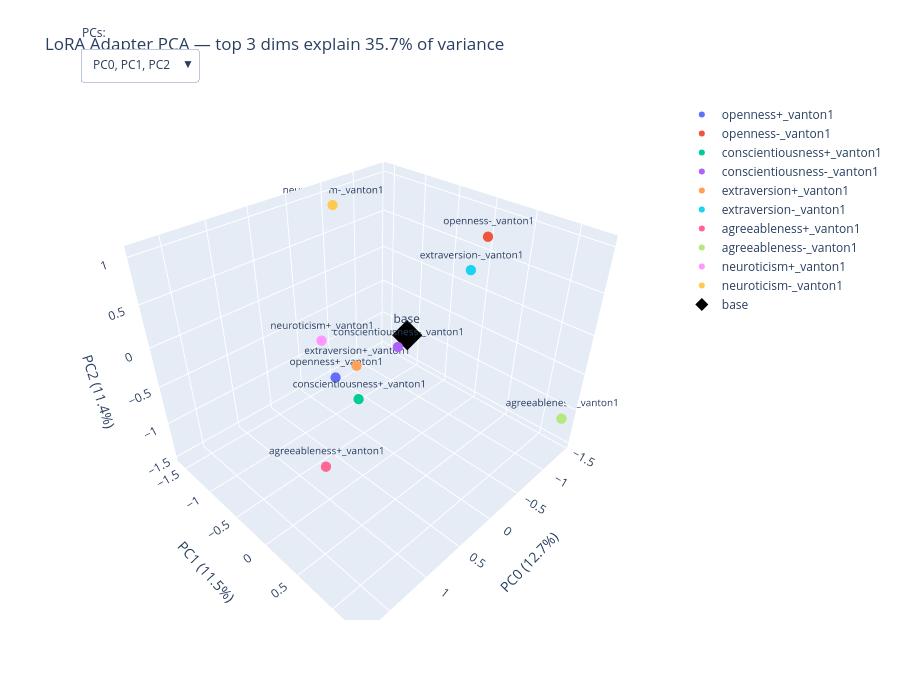

Here is the notebook cell this chart was saved with:
### Code cell
import plotly.graph_objects as go

# Re-pull from pca_result so this cell is self-contained
coords = pca_result.input_coords
explained = pca_result.explained_variance
persona_names = persona_collection.names

print(f"coords.shape={tuple(coords.shape)}, explained.shape={tuple(explained.shape)}")
assert coords.ndim == 2, f"expected 2D coords, got shape {tuple(coords.shape)}"
n_pcs = coords.shape[1]
if n_pcs < 3:
    raise RuntimeError(f"Need >=3 PCs for 3D plot, got {n_pcs}")

# Color each OCEAN trait consistently across +/- pairs
TRAIT_COLORS = {
    "openness": "#1f77b4",
    "conscientiousness": "#2ca02c",
    "extraversion": "#ff7f0e",
    "agreeableness": "#d62728",
    "neuroticism": "#9467bd",
}

def persona_color(name: str) -> str | None:
    if name == "base":
        return "black"
    stem = name.rstrip("+-")
    return TRAIT_COLORS.get(stem)

# Amplifier (+) = filled circle, suppressor (-) = open circle
def persona_symbol(name: str) -> str:
    if name == "base":
        return "diamond"
    if name.endswith("-"):
        return "circle-open"
    return "circle"

combos = [(i, i+1, i+2) for i in range(n_pcs - 2)]

n_personas = len(persona_names)
fig = go.Figure()

for combo in combos:
    x_pc, y_pc, z_pc = combo
    for i, persona in enumerate(persona_names):
        is_base = persona == "base"
        color = persona_color(persona)
        fig.add_trace(go.Scatter3d(
            x=[coords[i, x_pc].item()],
            y=[coords[i, y_pc].item()],
            z=[coords[i, z_pc].item()],
            mode='markers+text',
            marker=dict(
                size=10 if is_base else 6,
                color=color,
                symbol=persona_symbol(persona),
                line=dict(color=color, width=2) if persona.endswith("-") else None,
            ),
            text=[persona],
            textposition='top center',
            textfont=dict(size=12 if is_base else 10),
            name=persona,
            visible=(combo == (0, 1, 2)),
            showlegend=(combo == (0, 1, 2)),
        ))

buttons = []
for k, (x_pc, y_pc, z_pc) in enumerate(combos):
    visibility = [False] * (len(combos) * n_personas)
    for j in range(n_personas):
        visibility[k * n_personas + j] = True
    buttons.append(dict(
        method='update',
        label=f"PC{x_pc}, PC{y_pc}, PC{z_pc}",
        args=[
            {'visible': visibility},
            {'scene.xaxis.title': f"PC{x_pc} ({explained[x_pc]:.1%})",
             'scene.yaxis.title': f"PC{y_pc} ({explained[y_pc]:.1%})",
             'scene.zaxis.title': f"PC{z_pc} ({explained[z_pc]:.1%})"},
        ],
    ))

fig.update_layout(
    title=f"LoRA Adapter PCA — top 3 dims explain {explained[:3].sum():.1%} of variance",
    scene=dict(
        xaxis_title=f"PC0 ({explained[0]:.1%})",
        yaxis_title=f"PC1 ({explained[1]:.1%})",
        zaxis_title=f"PC2 ({explained[2]:.1%})",
    ),
    width=900, height=700,
    updatemenus=[dict(
        buttons=buttons,
        direction='down',
        showactive=True,
        x=0.0, y=1.1,
        xanchor='left',
        yanchor='top',
    )],
    annotations=[dict(
        text="PCs:", x=0.0, y=1.15,
        xref="paper", yref="paper",
        showarrow=False,
    )],
)

fig.show()

### Figure 1 — Plotly figure (JSON) as saved in the notebook; plotly's stock layout.template omitted (floating-point values rounded to 4 significant figures)
{"data": [{"marker": {"size": 6, "symbol": "circle"}, "mode": "markers+text", "name": "openness+_vanton1", "showlegend": true, "text": ["openness+_vanton1"], "textfont": {"size": 10}, "textposition": "top center", "type": "scatter3d", "visible": true, "x": [0.4651], "y": [-0.4366], "z": [-0.4468]}, {"marker": {"size": 6, "symbol": "circle"}, "mode": "markers+text", "name": "openness-_vanton1", "showlegend": true, "text": ["openness-_vanton1"], "textfont": {"size": 10}, "textposition": "top center", "type": "scatter3d", "visible": true, "x": [-0.7932], "y": [0.4311], "z": [1.035]}, {"marker": {"size": 6, "symbol": "circle"}, "mode": "markers+text", "name": "conscientiousness+_vanton1", "showlegend": true, "text": ["conscientiousness+_vanton1"], "textfont": {"size": 10}, "textposition": "top center", "type": "scatter3d", "visible": true, "x": [1.747], "y": [1.286], "z": [0.97]}, {"marker": {"size": 6, "symbol": "circle"}, "mode": "markers+text", "name": "conscientiousness-_vanton1", "showlegend": true, "text": ["conscientiousness-_vanton1"], "textfont": {"size": 10}, "textposition": "top center", "type": "scatter3d", "visible": true, "x": [0.06812], "y": [0.08414], "z": [0.003116]}, {"marker": {"size": 6, "symbol": "circle"}, "mode": "markers+text", "name": "extraversion+_vanton1", "showlegend": true, "text": ["extraversion+_vanton1"], "textfont": {"size": 10}, "textposition": "top center", "type": "scatter3d", "visible": true, "x": [0.2954], "y": [-0.2883], "z": [-0.3024]}, {"marker": {"size": 6, "symbol": "circle"}, "mode": "markers+text", "name": "extraversion-_vanton1", "showlegend": true, "text": ["extraversion-_vanton1"], "textfont": {"size": 10}, "textposition": "top center", "type": "scatter3d", "visible": true, "x": [-0.8195], "y": [0.2515], "z": [0.604]}, {"marker": {"size": 6, "symbol": "circle"}, "mode": "markers+text", "name": "agreeableness+_vanton1", "showlegend": true, "text": ["agreeableness+_vanton1"], "textfont": {"size": 10}, "textposition": "top center", "type": "scatter3d", "visible": true, "x": [0.751], "y": [-0.3358], "z": [-1.49]}, {"marker": {"size": 6, "symbol": "circle"}, "mode": "markers+text", "name": "agreeableness-_vanton1", "showlegend": true, "text": ["agreeableness-_vanton1"], "textfont": {"size": 10}, "textposition": "top center", "type": "scatter3d", "visible": true, "x": [-1.424], "y": [1.271], "z": [-1.128]}, {"marker": {"size": 6, "symbol": "circle"}, "mode": "markers+text", "name": "neuroticism+_vanton1", "showlegend": true, "text": ["neuroticism+_vanton1"], "textfont": {"size": 10}, "textposition": "top center", "type": "scatter3d", "visible": true, "x": [0.352], "y": [-0.7729], "z": [-0.1878]}, {"marker": {"size": 6, "symbol": "circle"}, "mode": "markers+text", "name": "neuroticism-_vanton1", "showlegend": true, "text": ["neuroticism-_vanton1"], "textfont": {"size": 10}, "textposition": "top center", "type": "scatter3d", "visible": true, "x": [-0.584], "y": [-1.58], "z": [0.8531]}, {"marker": {"color": "black", "size": 10, "symbol": "diamond"}, "mode": "markers+text", "name": "base", "showlegend": true, "text": ["base"], "textfont": {"size": 12}, "textposition": "top center", "type": "scatter3d", "visible": true, "x": [-0.05849], "y": [0.08876], "z": [0.09006]}, {"marker": {"size": 6, "symbol": "circle"}, "mode": "markers+text", "name": "openness+_vanton1", "showlegend": false, "text": ["openness+_vanton1"], "textfont": {"size": 10}, "textposition": "top center", "type": "scatter3d", "visible": false, "x": [-0.4366], "y": [-0.4468], "z": [-1.083]}, {"marker": {"size": 6, "symbol": "circle"}, "mode": "markers+text", "name": "openness-_vanton1", "showlegend": false, "text": ["openness-_vanton1"], "textfont": {"size": 10}, "textposition": "top center", "type": "scatter3d", "visible": false, "x": [0.4311], "y": [1.035], "z": [-1.174]}, {"marker": {"size": 6, "symbol": "circle"}, "mode": "markers+text", "name": "conscientiousness+_vanton1", "showlegend": false, "text": ["conscientiousness+_vanton1"], "textfont": {"size": 10}, "textposition": "top center", "type": "scatter3d", "visible": false, "x": [1.286], "y": [0.97], "z": [0.738]}, {"marker": {"size": 6, "symbol": "circle"}, "mode": "markers+text", "name": "conscientiousness-_vanton1", "showlegend": false, "text": ["conscientiousness-_vanton1"], "textfont": {"size": 10}, "textposition": "top center", "type": "scatter3d", "visible": false, "x": [0.08414], "y": [0.003116], "z": [0.3017]}, {"marker": {"size": 6, "symbol": "circle"}, "mode": "markers+text", "name": "extraversion+_vanton1", "showlegend": false, "text": ["extraversion+_vanton1"], "textfont": {"size": 10}, "textposition": "top center", "type": "scatter3d", "visible": false, "x": [-0.2883], "y": [-0.3024], "z": [-0.1871]}, {"marker": {"size": 6, "symbol": "circle"}, "mode": "markers+text", "name": "extraversion-_vanton1", "showlegend": false, "text": ["extraversion-_vanton1"], "textfont": {"size": 10}, "textposition": "top center", "type": "scatter3d", "visible": false, "x": [0.2515], "y": [0.604], "z": [-0.8114]}, {"marker": {"size": 6, "symbol": "circle"}, "mode": "markers+text", "name": "agreeableness+_vanton1", "showlegend": false, "text": ["agreeableness+_vanton1"], "textfont": {"size": 10}, "textposition": "top center", "type": "scatter3d", "visible": false, "x": [-0.3358], "y": [-1.49], "z": [-0.4318]}, {"marker": {"size": 6, "symbol": "circle"}, "mode": "markers+text", "name": "agreeableness-_vanton1", "showlegend": false, "text": ["agreeableness-_vanton1"], "textfont": {"size": 10}, "textposition": "top center", "type": "scatter3d", "visible": false, "x": [1.271], "y": [-1.128], "z": [1.024]}, {"marker": {"size": 6, "symbol": "circle"}, "mode": "markers+text", "name": "neuroticism+_vanton1", "showlegend": false, "text": ["neuroticism+_vanton1"], "textfont": {"size": 10}, "textposition": "top center", "type": "scatter3d", "visible": false, "x": [-0.7729], "y": [-0.1878], "z": [0.4117]}, {"marker": {"size": 6, "symbol": "circle"}, "mode": "markers+text", "name": "neuroticism-_vanton1", "showlegend": false, "text": ["neuroticism-_vanton1"], "textfont": {"size": 10}, "textposition": "top center", "type": "scatter3d", "visible": false, "x": [-1.58], "y": [0.8531], "z": [1.215]}, {"marker": {"color": "black", "size": 10, "symbol": "diamond"}, "mode": "markers+text", "name": "base", "showlegend": false, "text": ["base"], "textfont": {"size": 12}, "textposition": "top center", "type": "scatter3d", "visible": false, "x": [0.08876], "y": [0.09006], "z": [-0.003305]}, {"marker": {"size": 6, "symbol": "circle"}, "mode": "markers+text", "name": "openness+_vanton1", "showlegend": false, "text": ["openness+_vanton1"], "textfont": {"size": 10}, "textposition": "top center", "type": "scatter3d", "visible": false, "x": [-0.4468], "y": [-1.083], "z": [0.5969]}, {"marker": {"size": 6, "symbol": "circle"}, "mode": "markers+text", "name": "openness-_vanton1", "showlegend": false, "text": ["openness-_vanton1"], "textfont": {"size": 10}, "textposition": "top center", "type": "scatter3d", "visible": false, "x": [1.035], "y": [-1.174], "z": [1.315]}, {"marker": {"size": 6, "symbol": "circle"}, "mode": "markers+text", "name": "conscientiousness+_vanton1", "showlegend": false, "text": ["conscientiousness+_vanton1"], "textfont": {"size": 10}, "textposition": "top center", "type": "scatter3d", "visible": false, "x": [0.97], "y": [0.738], "z": [-0.15]}, {"marker": {"size": 6, "symbol": "circle"}, "mode": "markers+text", "name": "conscientiousness-_vanton1", "showlegend": false, "text": ["conscientiousness-_vanton1"], "textfont": {"size": 10}, "textposition": "top center", "type": "scatter3d", "visible": false, "x": [0.003116], "y": [0.3017], "z": [0.3151]}, {"marker": {"size": 6, "symbol": "circle"}, "mode": "markers+text", "name": "extraversion+_vanton1", "showlegend": false, "text": ["extraversion+_vanton1"], "textfont": {"size": 10}, "textposition": "top center", "type": "scatter3d", "visible": false, "x": [-0.3024], "y": [-0.1871], "z": [-0.2716]}, {"marker": {"size": 6, "symbol": "circle"}, "mode": "markers+text", "name": "extraversion-_vanton1", "showlegend": false, "text": ["extraversion-_vanton1"], "textfont": {"size": 10}, "textposition": "top center", "type": "scatter3d", "visible": false, "x": [0.604], "y": [-0.8114], "z": [-1.998]}, {"marker": {"size": 6, "symbol": "circle"}, "mode": "markers+text", "name": "agreeableness+_vanton1", "showlegend": false, "text": ["agreeableness+_vanton1"], "textfont": {"size": 10}, "textposition": "top center", "type": "scatter3d", "visible": false, "x": [-1.49], "y": [-0.4318], "z": [-0.3753]}, {"marker": {"size": 6, "symbol": "circle"}, "mode": "markers+text", "name": "agreeableness-_vanton1", "showlegend": false, "text": ["agreeableness-_vanton1"], "textfont": {"size": 10}, "textposition": "top center", "type": "scatter3d", "visible": false, "x": [-1.128], "y": [1.024], "z": [0.2729]}, {"marker": {"size": 6, "symbol": "circle"}, "mode": "markers+text", "name": "neuroticism+_vanton1", "showlegend": false, "text": ["neuroticism+_vanton1"], "textfont": {"size": 10}, "textposition": "top center", "type": "scatter3d", "visible": false, "x": [-0.1878], "y": [0.4117], "z": [0.2992]}, {"marker": {"size": 6, "symbol": "circle"}, "mode": "markers+text", "name": "neuroticism-_vanton1", "showlegend": false, "text": ["neuroticism-_vanton1"], "textfont": {"size": 10}, "textposition": "top center", "type": "scatter3d", "visible": false, "x": [0.8531], "y": [1.215], "z": [-0.0258]}, {"marker": {"color": "black", "size": 10, "symbol": "diamond"}, "mode": "markers+text", "name": "base", "showlegend": false, "text": ["base"], "textfont": {"size": 12}, "textposition": "top center", "type": "scatter3d", "visible": false, "x": [0.09006], "y": [-0.003305], "z": [0.02212]}, {"marker": {"size": 6, "symbol": "circle"}, "mode": "markers+text", "name": "openness+_vanton1", "showlegend": false, "text": ["openness+_vanton1"], "textfont": {"size": 10}, "textposition": "top center", "type": "scatter3d", "visible": false, "x": [-1.083], "y": [0.5969], "z": [-1.699]}, {"marker": {"size": 6, "symbol": "circle"}, "mode": "markers+text", "name": "openness-_vanton1", "showlegend": false, "text": ["openness-_vanton1"], "textfont": {"size": 10}, "textposition": "top center", "type": "scatter3d", "visible": false, "x": [-1.174], "y": [1.315], "z": [0.9844]}, {"marker": {"size": 6, "symbol": "circle"}, "mode": "markers+text", "name": "conscientiousness+_vanton1", "showlegend": false, "text": ["conscientiousness+_vanton1"], "textfont": {"size": 10}, "textposition": "top center", "type": "scatter3d", "visible": false, "x": [0.738], "y": [-0.15], "z": [-0.0142]}, {"marker": {"size": 6, "symbol": "circle"}, "mode": "markers+text", "name": "conscientiousness-_vanton1", "showlegend": false, "text": ["conscientiousness-_vanton1"], "textfont": {"size": 10}, "textposition": "top center", "type": "scatter3d", "visible": false, "x": [0.3017], "y": [0.3151], "z": [-0.1501]}, {"marker": {"size": 6, "symbol": "circle"}, "mode": "markers+text", "name": "extraversion+_vanton1", "showlegend": false, "text": ["extraversion+_vanton1"], "textfont": {"size": 10}, "textposition": "top center", "type": "scatter3d", "visible": false, "x": [-0.1871], "y": [-0.2716], "z": [-0.4229]}, {"marker": {"size": 6, "symbol": "circle"}, "mode": "markers+text", "name": "extraversion-_vanton1", "showlegend": false, "text": ["extraversion-_vanton1"], "textfont": {"size": 10}, "textposition": "top center", "type": "scatter3d", "visible": false, "x": [-0.8114], "y": [-1.998], "z": [-0.1277]}, {"marker": {"size": 6, "symbol": "circle"}, "mode": "markers+text", "name": "agreeableness+_vanton1", "showlegend": false, "text": ["agreeableness+_vanton1"], "textfont": {"size": 10}, "textposition": "top center", "type": "scatter3d", "visible": false, "x": [-0.4318], "y": [-0.3753], "z": [1.504]}, {"marker": {"size": 6, "symbol": "circle"}, "mode": "markers+text", "name": "agreeableness-_vanton1", "showlegend": false, "text": ["agreeableness-_vanton1"], "textfont": {"size": 10}, "textposition": "top center", "type": "scatter3d", "visible": false, "x": [1.024], "y": [0.2729], "z": [-0.3407]}, {"marker": {"size": 6, "symbol": "circle"}, "mode": "markers+text", "name": "neuroticism+_vanton1", "showlegend": false, "text": ["neuroticism+_vanton1"], "textfont": {"size": 10}, "textposition": "top center", "type": "scatter3d", "visible": false, "x": [0.4117], "y": [0.2992], "z": [0.1827]}, {"marker": {"size": 6, "symbol": "circle"}, "mode": "markers+text", "name": "neuroticism-_vanton1", "showlegend": false, "text": ["neuroticism-_vanton1"], "textfont": {"size": 10}, "textposition": "top center", "type": "scatter3d", "visible": false, "x": [1.215], "y": [-0.0258], "z": [0.09152]}, {"marker": {"color": "black", "size": 10, "symbol": "diamond"}, "mode": "markers+text", "name": "base", "showlegend": false, "text": ["base"], "textfont": {"size": 12}, "textposition": "top center", "type": "scatter3d", "visible": false, "x": [-0.003305], "y": [0.02212], "z": [-0.008665]}, {"marker": {"size": 6, "symbol": "circle"}, "mode": "markers+text", "name": "openness+_vanton1", "showlegend": false, "text": ["openness+_vanton1"], "textfont": {"size": 10}, "textposition": "top center", "type": "scatter3d", "visible": false, "x": [0.5969], "y": [-1.699], "z": [-0.7986]}, {"marker": {"size": 6, "symbol": "circle"}, "mode": "markers+text", "name": "openness-_vanton1", "showlegend": false, "text": ["openness-_vanton1"], "textfont": {"size": 10}, "textposition": "top center", "type": "scatter3d", "visible": false, "x": [1.315], "y": [0.9844], "z": [-0.1245]}, {"marker": {"size": 6, "symbol": "circle"}, "mode": "markers+text", "name": "conscientiousness+_vanton1", "showlegend": false, "text": ["conscientiousness+_vanton1"], "textfont": {"size": 10}, "textposition": "top center", "type": "scatter3d", "visible": false, "x": [-0.15], "y": [-0.0142], "z": [-0.5365]}, {"marker": {"size": 6, "symbol": "circle"}, "mode": "markers+text", "name": "conscientiousness-_vanton1", "showlegend": false, "text": ["conscientiousness-_vanton1"], "textfont": {"size": 10}, "textposition": "top center", "type": "scatter3d", "visible": false, "x": [0.3151], "y": [-0.1501], "z": [1.557]}, {"marker": {"size": 6, "symbol": "circle"}, "mode": "markers+text", "name": "extraversion+_vanton1", "showlegend": false, "text": ["extraversion+_vanton1"], "textfont": {"size": 10}, "textposition": "top center", "type": "scatter3d", "visible": false, "x": [-0.2716], "y": [-0.4229], "z": [0.6689]}, {"marker": {"size": 6, "symbol": "circle"}, "mode": "markers+text", "name": "extraversion-_vanton1", "showlegend": false, "text": ["extraversion-_vanton1"], "textfont": {"size": 10}, "textposition": "top center", "type": "scatter3d", "visible": false, "x": [-1.998], "y": [-0.1277], "z": [0.09282]}, {"marker": {"size": 6, "symbol": "circle"}, "mode": "markers+text", "name": "agreeableness+_vanton1", "showlegend": false, "text": ["agreeableness+_vanton1"], "textfont": {"size": 10}, "textposition": "top center", "type": "scatter3d", "visible": false, "x": [-0.3753], "y": [1.504], "z": [-0.6254]}, {"marker": {"size": 6, "symbol": "circle"}, "mode": "markers+text", "name": "agreeableness-_vanton1", "showlegend": false, "text": ["agreeableness-_vanton1"], "textfont": {"size": 10}, "textposition": "top center", "type": "scatter3d", "visible": false, "x": [0.2729], "y": [-0.3407], "z": [-0.4085]}, {"marker": {"size": 6, "symbol": "circle"}, "mode": "markers+text", "name": "neuroticism+_vanton1", "showlegend": false, "text": ["neuroticism+_vanton1"], "textfont": {"size": 10}, "textposition": "top center", "type": "scatter3d", "visible": false, "x": [0.2992], "y": [0.1827], "z": [0.9557]}, {"marker": {"size": 6, "symbol": "circle"}, "mode": "markers+text", "name": "neuroticism-_vanton1", "showlegend": false, "text": ["neuroticism-_vanton1"], "textfont": {"size": 10}, "textposition": "top center", "type": "scatter3d", "visible": false, "x": [-0.0258], "y": [0.09152], "z": [-0.9295]}, {"marker": {"color": "black", "size": 10, "symbol": "diamond"}, "mode": "markers+text", "name": "base", "showlegend": false, "text": ["base"], "textfont": {"size": 12}, "textposition": "top center", "type": "scatter3d", "visible": false, "x": [0.02212], "y": [-0.008665], "z": [0.1481]}, {"marker": {"size": 6, "symbol": "circle"}, "mode": "markers+text", "name": "openness+_vanton1", "showlegend": false, "text": ["openness+_vanton1"], "textfont": {"size": 10}, "textposition": "top center", "type": "scatter3d", "visible": false, "x": [-1.699], "y": [-0.7986], "z": [0.1473]}, {"marker": {"size": 6, "symbol": "circle"}, "mode": "markers+text", "name": "openness-_vanton1", "showlegend": false, "text": ["openness-_vanton1"], "textfont": {"size": 10}, "textposition": "top center", "type": "scatter3d", "visible": false, "x": [0.9844], "y": [-0.1245], "z": [0.01535]}, {"marker": {"size": 6, "symbol": "circle"}, "mode": "markers+text", "name": "conscientiousness+_vanton1", "showlegend": false, "text": ["conscientiousness+_vanton1"], "textfont": {"size": 10}, "textposition": "top center", "type": "scatter3d", "visible": false, "x": [-0.0142], "y": [-0.5365], "z": [0.1028]}, {"marker": {"size": 6, "symbol": "circle"}, "mode": "markers+text", "name": "conscientiousness-_vanton1", "showlegend": false, "text": ["conscientiousness-_vanton1"], "textfont": {"size": 10}, "textposition": "top center", "type": "scatter3d", "visible": false, "x": [-0.1501], "y": [1.557], "z": [-1.019]}, {"marker": {"size": 6, "symbol": "circle"}, "mode": "markers+text", "name": "extraversion+_vanton1", "showlegend": false, "text": ["extraversion+_vanton1"], "textfont": {"size": 10}, "textposition": "top center", "type": "scatter3d", "visible": false, "x": [-0.4229], "y": [0.6689], "z": [-0.8685]}, {"marker": {"size": 6, "symbol": "circle"}, "mode": "markers+text", "name": "extraversion-_vanton1", "showlegend": false, "text": ["extraversion-_vanton1"], "textfont": {"size": 10}, "textposition": "top center", "type": "scatter3d", "visible": false, "x": [-0.1277], "y": [0.09282], "z": [0.3745]}, {"marker": {"size": 6, "symbol": "circle"}, "mode": "markers+text", "name": "agreeableness+_vanton1", "showlegend": false, "text": ["agreeableness+_vanton1"], "textfont": {"size": 10}, "textposition": "top center", "type": "scatter3d", "visible": false, "x": [1.504], "y": [-0.6254], "z": [-0.3066]}, {"marker": {"size": 6, "symbol": "circle"}, "mode": "markers+text", "name": "agreeableness-_vanton1", "showlegend": false, "text": ["agreeableness-_vanton1"], "textfont": {"size": 10}, "textposition": "top center", "type": "scatter3d", "visible": false, "x": [-0.3407], "y": [-0.4085], "z": [0.2131]}, {"marker": {"size": 6, "symbol": "circle"}, "mode": "markers+text", "name": "neuroticism+_vanton1", "showlegend": false, "text": ["neuroticism+_vanton1"], "textfont": {"size": 10}, "textposition": "top center", "type": "scatter3d", "visible": false, "x": [0.1827], "y": [0.9557], "z": [1.861]}, {"marker": {"size": 6, "symbol": "circle"}, "mode": "markers+text", "name": "neuroticism-_vanton1", "showlegend": false, "text": ["neuroticism-_vanton1"], "textfont": {"size": 10}, "textposition": "top center", "type": "scatter3d", "visible": false, "x": [0.09152], "y": [-0.9295], "z": [-0.466]}, {"marker": {"color": "black", "size": 10, "symbol": "diamond"}, "mode": "markers+text", "name": "base", "showlegend": false, "text": ["base"], "textfont": {"size": 12}, "textposition": "top center", "type": "scatter3d", "visible": false, "x": [-0.008665], "y": [0.1481], "z": [-0.05393]}, {"marker": {"size": 6, "symbol": "circle"}, "mode": "markers+text", "name": "openness+_vanton1", "showlegend": false, "text": ["openness+_vanton1"], "textfont": {"size": 10}, "textposition": "top center", "type": "scatter3d", "visible": false, "x": [-0.7986], "y": [0.1473], "z": [0.4821]}, {"marker": {"size": 6, "symbol": "circle"}, "mode": "markers+text", "name": "openness-_vanton1", "showlegend": false, "text": ["openness-_vanton1"], "textfont": {"size": 10}, "textposition": "top center", "type": "scatter3d", "visible": false, "x": [-0.1245], "y": [0.01535], "z": [-0.2749]}, {"marker": {"size": 6, "symbol": "circle"}, "mode": "markers+text", "name": "conscientiousness+_vanton1", "showlegend": false, "text": ["conscientiousness+_vanton1"], "textfont": {"size": 10}, "textposition": "top center", "type": "scatter3d", "visible": false, "x": [-0.5365], "y": [0.1028], "z": [-0.04276]}, {"marker": {"size": 6, "symbol": "circle"}, "mode": "markers+text", "name": "conscientiousness-_vanton1", "showlegend": false, "text": ["conscientiousness-_vanton1"], "textfont": {"size": 10}, "textposition": "top center", "type": "scatter3d", "visible": false, "x": [1.557], "y": [-1.019], "z": [1.249]}, {"marker": {"size": 6, "symbol": "circle"}, "mode": "markers+text", "name": "extraversion+_vanton1", "showlegend": false, "text": ["extraversion+_vanton1"], "textfont": {"size": 10}, "textposition": "top center", "type": "scatter3d", "visible": false, "x": [0.6689], "y": [-0.8685], "z": [-1.851]}, {"marker": {"size": 6, "symbol": "circle"}, "mode": "markers+text", "name": "extraversion-_vanton1", "showlegend": false, "text": ["extraversion-_vanton1"], "textfont": {"size": 10}, "textposition": "top center", "type": "scatter3d", "visible": false, "x": [0.09282], "y": [0.3745], "z": [0.304]}, {"marker": {"size": 6, "symbol": "circle"}, "mode": "markers+text", "name": "agreeableness+_vanton1", "showlegend": false, "text": ["agreeableness+_vanton1"], "textfont": {"size": 10}, "textposition": "top center", "type": "scatter3d", "visible": false, "x": [-0.6254], "y": [-0.3066], "z": [0.335]}, {"marker": {"size": 6, "symbol": "circle"}, "mode": "markers+text", "name": "agreeableness-_vanton1", "showlegend": false, "text": ["agreeableness-_vanton1"], "textfont": {"size": 10}, "textposition": "top center", "type": "scatter3d", "visible": false, "x": [-0.4085], "y": [0.2131], "z": [-0.1509]}, {"marker": {"size": 6, "symbol": "circle"}, "mode": "markers+text", "name": "neuroticism+_vanton1", "showlegend": false, "text": ["neuroticism+_vanton1"], "textfont": {"size": 10}, "textposition": "top center", "type": "scatter3d", "visible": false, "x": [0.9557], "y": [1.861], "z": [-0.1749]}, {"marker": {"size": 6, "symbol": "circle"}, "mode": "markers+text", "name": "neuroticism-_vanton1", "showlegend": false, "text": ["neuroticism-_vanton1"], "textfont": {"size": 10}, "textposition": "top center", "type": "scatter3d", "visible": false, "x": [-0.9295], "y": [-0.466], "z": [0.1036]}, {"marker": {"color": "black", "size": 10, "symbol": "diamond"}, "mode": "markers+text", "name": "base", "showlegend": false, "text": ["base"], "textfont": {"size": 12}, "textposition": "top center", "type": "scatter3d", "visible": false, "x": [0.1481], "y": [-0.05393], "z": [0.02011]}, {"marker": {"size": 6, "symbol": "circle"}, "mode": "markers+text", "name": "openness+_vanton1", "showlegend": false, "text": ["openness+_vanton1"], "textfont": {"size": 10}, "textposition": "top center", "type": "scatter3d", "visible": false, "x": [0.1473], "y": [0.4821], "z": [0.08553]}, {"marker": {"size": 6, "symbol": "circle"}, "mode": "markers+text", "name": "openness-_vanton1", "showlegend": false, "text": ["openness-_vanton1"], "textfont": {"size": 10}, "textposition": "top center", "type": "scatter3d", "visible": false, "x": [0.01535], "y": [-0.2749], "z": [0.1589]}, {"marker": {"size": 6, "symbol": "circle"}, "mode": "markers+text", "name": "conscientiousness+_vanton1", "showlegend": false, "text": ["conscientiousness+_vanton1"], "textfont": {"size": 10}, "textposition": "top center", "type": "scatter3d", "visible": false, "x": [0.1028], "y": [-0.04276], "z": [0.1264]}, {"marker": {"size": 6, "symbol": "circle"}, "mode": "markers+text", "name": "conscientiousness-_vanton1", "showlegend": false, "text": ["conscientiousness-_vanton1"], "textfont": {"size": 10}, "textposition": "top center", "type": "scatter3d", "visible": false, "x": [-1.019], "y": [1.249], "z": [0.1983]}, {"marker": {"size": 6, "symbol": "circle"}, "mode": "markers+text", "name": "extraversion+_vanton1", "showlegend": false, "text": ["extraversion+_vanton1"], "textfont": {"size": 10}, "textposition": "top center", "type": "scatter3d", "visible": false, "x": [-0.8685], "y": [-1.851], "z": [0.1354]}, {"marker": {"size": 6, "symbol": "circle"}, "mode": "markers+text", "name": "extraversion-_vanton1", "showlegend": false, "text": ["extraversion-_vanton1"], "textfont": {"size": 10}, "textposition": "top center", "type": "scatter3d", "visible": false, "x": [0.3745], "y": [0.304], "z": [0.1403]}, {"marker": {"size": 6, "symbol": "circle"}, "mode": "markers+text", "name": "agreeableness+_vanton1", "showlegend": false, "text": ["agreeableness+_vanton1"], "textfont": {"size": 10}, "textposition": "top center", "type": "scatter3d", "visible": false, "x": [-0.3066], "y": [0.335], "z": [0.06562]}, {"marker": {"size": 6, "symbol": "circle"}, "mode": "markers+text", "name": "agreeableness-_vanton1", "showlegend": false, "text": ["agreeableness-_vanton1"], "textfont": {"size": 10}, "textposition": "top center", "type": "scatter3d", "visible": false, "x": [0.2131], "y": [-0.1509], "z": [0.1263]}, {"marker": {"size": 6, "symbol": "circle"}, "mode": "markers+text", "name": "neuroticism+_vanton1", "showlegend": false, "text": ["neuroticism+_vanton1"], "textfont": {"size": 10}, "textposition": "top center", "type": "scatter3d", "visible": false, "x": [1.861], "y": [-0.1749], "z": [0.1123]}, {"marker": {"size": 6, "symbol": "circle"}, "mode": "markers+text", "name": "neuroticism-_vanton1", "showlegend": false, "text": ["neuroticism-_vanton1"], "textfont": {"size": 10}, "textposition": "top center", "type": "scatter3d", "visible": false, "x": [-0.466], "y": [0.1036], "z": [0.09376]}, {"marker": {"color": "black", "size": 10, "symbol": "diamond"}, "mode": "markers+text", "name": "base", "showlegend": false, "text": ["base"], "textfont": {"size": 12}, "textposition": "top center", "type": "scatter3d", "visible": false, "x": [-0.05393], "y": [0.02011], "z": [-1.243]}], "layout": {"annotations": [{"showarrow": false, "text": "PCs:", "x": 0, "xref": "paper", "y": 1.15, "yref": "paper"}], "height": 700, "scene": {"xaxis": {"title": {"text": "PC0 (12.7%)"}}, "yaxis": {"title": {"text": "PC1 (11.5%)"}}, "zaxis": {"title": {"text": "PC2 (11.4%)"}}}, "title": {"text": "LoRA Adapter PCA — top 3 dims explain 35.7% of variance"}, "updatemenus": [{"buttons": [{"args": [{"visible": [true, true, true, true, true, true, true, true, true, true, true, false, false, false, false, false, false, false, false, false, false, false, false, false, false, false, false, false, false, false, false, false, false, false, false, false, false, false, false, false, false, false, false, false, false, false, false, false, false, false, false, false, false, false, false, false, false, false, false, false, false, false, false, false, false, false, false, false, false, false, false, false, false, false, false, false, false, false, false, false, false, false, false, false, false, false, false, false]}, {"scene.xaxis.title": "PC0 (12.7%)", "scene.yaxis.title": "PC1 (11.5%)", "scene.zaxis.title": "PC2 (11.4%)"}], "label": "PC0, PC1, PC2", "method": "update"}, {"args": [{"visible": [false, false, false, false, false, false, false, false, false, false, false, true, true, true, true, true, true, true, true, true, true, true, false, false, false, false, false, false, false, false, false, false, false, false, false, false, false, false, false, false, false, false, false, false, false, false, false, false, false, false, false, false, false, false, false, false, false, false, false, false, false, false, false, false, false, false, false, false, false, false, false, false, false, false, false, false, false, false, false, false, false, false, false, false, false, false, false, false]}, {"scene.xaxis.title": "PC1 (11.5%)", "scene.yaxis.title": "PC2 (11.4%)", "scene.zaxis.title": "PC3 (11.1%)"}], "label": "PC1, PC2, PC3", "method": "update"}, {"args": [{"visible": [false, false, false, false, false, false, false, false, false, false, false, false, false, false, false, false, false, false, false, false, false, false, true, true, true, true, true, true, true, true, true, true, true, false, false, false, false, false, false, false, false, false, false, false, false, false, false, false, false, false, false, false, false, false, false, false, false, false, false, false, false, false, false, false, false, false, false, false, false, false, false, false, false, false, false, false, false, false, false, false, false, false, false, false, false, false, false, false]}, {"scene.xaxis.title": "PC2 (11.4%)", "scene.yaxis.title": "PC3 (11.1%)", "scene.zaxis.title": "PC4 (10.8%)"}], "label": "PC2, PC3, PC4", "method": "update"}, {"args": [{"visible": [false, false, false, false, false, false, false, false, false, false, false, false, false, false, false, false, false, false, false, false, false, false, false, false, false, false, false, false, false, false, false, false, false, true, true, true, true, true, true, true, true, true, true, true, false, false, false, false, false, false, false, false, false, false, false, false, false, false, false, false, false, false, false, false, false, false, false, false, false, false, false, false, false, false, false, false, false, false, false, false, false, false, false, false, false, false, false, false]}, {"scene.xaxis.title": "PC3 (11.1%)", "scene.yaxis.title": "PC4 (10.8%)", "scene.zaxis.title": "PC5 (10.7%)"}], "label": "PC3, PC4, PC5", "method": "update"}, {"args": [{"visible": [false, false, false, false, false, false, false, false, false, false, false, false, false, false, false, false, false, false, false, false, false, false, false, false, false, false, false, false, false, false, false, false, false, false, false, false, false, false, false, false, false, false, false, false, true, true, true, true, true, true, true, true, true, true, true, false, false, false, false, false, false, false, false, false, false, false, false, false, false, false, false, false, false, false, false, false, false, false, false, false, false, false, false, false, false, false, false, false]}, {"scene.xaxis.title": "PC4 (10.8%)", "scene.yaxis.title": "PC5 (10.7%)", "scene.zaxis.title": "PC6 (10.2%)"}], "label": "PC4, PC5, PC6", "method": "update"}, {"args": [{"visible": [false, false, false, false, false, false, false, false, false, false, false, false, false, false, false, false, false, false, false, false, false, false, false, false, false, false, false, false, false, false, false, false, false, false, false, false, false, false, false, false, false, false, false, false, false, false, false, false, false, false, false, false, false, false, false, true, true, true, true, true, true, true, true, true, true, true, false, false, false, false, false, false, false, false, false, false, false, false, false, false, false, false, false, false, false, false, false, false]}, {"scene.xaxis.title": "PC5 (10.7%)", "scene.yaxis.title": "PC6 (10.2%)", "scene.zaxis.title": "PC7 (9.5%)"}], "label": "PC5, PC6, PC7", "method": "update"}, {"args": [{"visible": [false, false, false, false, false, false, false, false, false, false, false, false, false, false, false, false, false, false, false, false, false, false, false, false, false, false, false, false, false, false, false, false, false, false, false, false, false, false, false, false, false, false, false, false, false, false, false, false, false, false, false, false, false, false, false, false, false, false, false, false, false, false, false, false, false, false, true, true, true, true, true, true, true, true, true, true, true, false, false, false, false, false, false, false, false, false, false, false]}, {"scene.xaxis.title": "PC6 (10.2%)", "scene.yaxis.title": "PC7 (9.5%)", "scene.zaxis.title": "PC8 (9.2%)"}], "label": "PC6, PC7, PC8", "method": "update"}, {"args": [{"visible": [false, false, false, false, false, false, false, false, false, false, false, false, false, false, false, false, false, false, false, false, false, false, false, false, false, false, false, false, false, false, false, false, false, false, false, false, false, false, false, false, false, false, false, false, false, false, false, false, false, false, false, false, false, false, false, false, false, false, false, false, false, false, false, false, false, false, false, false, false, false, false, false, false, false, false, false, false, true, true, true, true, true, true, true, true, true, true, true]}, {"scene.xaxis.title": "PC7 (9.5%)", "scene.yaxis.title": "PC8 (9.2%)", "scene.zaxis.title": "PC9 (2.8%)"}], "label": "PC7, PC8, PC9", "method": "update"}], "direction": "down", "showactive": true, "x": 0, "xanchor": "left", "y": 1.1, "yanchor": "top"}], "width": 900}}
